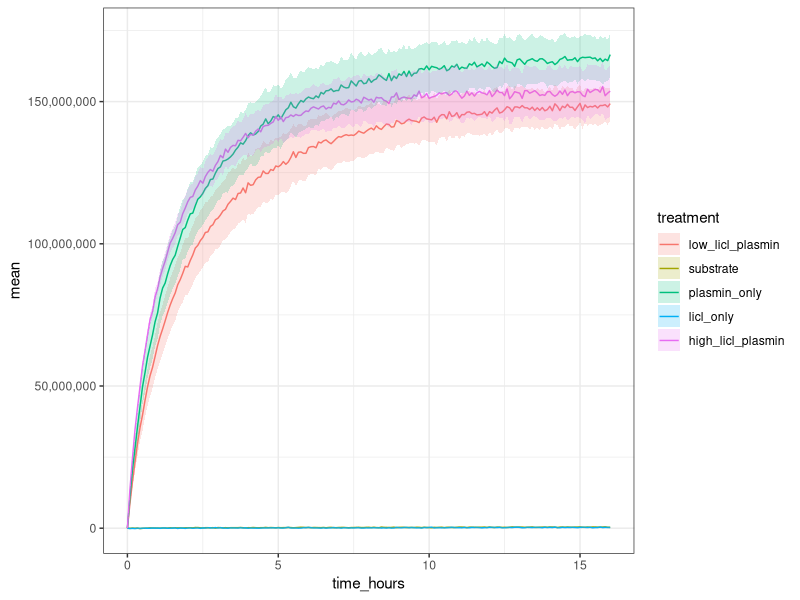

Source code (R):

# data prep ---------------------------------------------------------------
library(tidyverse)
library(readxl)
rep_1 <- read_excel("rep1.xls") 
rep_2 <- read_excel("rep2redo.xls")
rep_3 <- read_excel("rep3.xls")

#rep 1 25/9
rep1_data<- rep_1 %>% as.data.frame() %>% 
  pivot_longer(cols = -`Cycle(Seconds)/Well`, names_to= "well", values_to= "fluorescence")

rep1_data$well<- as.factor(rep1_data$well)

rep1_data <- rep1_data %>%
  mutate(
    treatment = recode(well,
                       A6 = 'substrate', B6 = 'substrate', C6 = 'substrate',
                       A7 = 'plasmin_only', B7 = 'plasmin_only', C7 = 'plasmin_only',
                       A8 = 'licl_only', B8 = 'licl_only', C8 = 'licl_only',
                       A9 = 'high_licl_plasmin', B9 = 'high_licl_plasmin', C9 = 'high_licl_plasmin',
                       A10 = 'low_licl_plasmin', B10 = 'low_licl_plasmin', C10 = 'low_licl_plasmin', # A11 high plasmin
                       .default = NA_character_
    )
  ) %>%
  filter(!is.na(treatment))


# ggplot(data = rep1_data, aes(x=`Cycle(Seconds)/Well`, y = fluorescence, color= well)) + geom_line()



# rep 2 - 25/9
rep2_data<- rep_2 %>% as.data.frame() %>% 
  pivot_longer(cols = -`Cycle(Seconds)/Well`, names_to= "well", values_to= "fluorescence")

rep2_data$well<- as.factor(rep2_data$well)

rep2_data <- rep2_data %>%
  mutate(
    treatment = recode(well,
                       D6 = 'substrate', D7 = 'substrate', D8 = 'substrate',
                       E7 = 'plasmin_only', E8 = 'plasmin_only',  # E6 excluded
                       F6 = 'licl_only', F7 = 'licl_only', F8 = 'licl_only',
                       G7 = 'high_licl_plasmin', G8 = 'high_licl_plasmin',  # G6 excluded
                       H6 = 'low_licl_plasmin', H7 = 'low_licl_plasmin', H8 = 'low_licl_plasmin',
                       .default = NA_character_
    )
  ) %>%
  filter(!is.na(treatment))
# H5 high plasmin

# mean_rep2<- rep2_data %>% group_by(treatment, `Cycle(Seconds)/Well`) %>% 
#   summarise(mean_fluoro= mean(fluorescence),
#             sd_fluoro= sd(fluorescence),
#             se_fluoro= sd_fluoro / sqrt(n()))

# rep2plot<- ggplot(rep2_data, aes(x=`Cycle(Seconds)/Well`, y = fluorescence, color= well))+
#  geom_line()
# 
# ggplotly(rep2plot)

# rep 3
rep3_data<- rep_3 %>% as.data.frame() %>% 
  pivot_longer(cols = -`Cycle(Seconds)/Well`, names_to= "well", values_to= "fluorescence")

rep3_data$well<- as.factor(rep3_data$well)

rep3_data <- rep3_data %>%
  mutate(
    treatment = recode(well,
                       D10 = 'substrate', D11 = 'substrate', D12 = 'substrate',
                       E10 = 'plasmin_only', E11 = 'plasmin_only', E12 = 'plasmin_only',
                       F10 = 'licl_only', F11 = 'licl_only', F12 = 'licl_only',
                       G10 = 'high_licl_plasmin', G11 = 'high_licl_plasmin', G12 = 'high_licl_plasmin',
                       H10 = 'low_licl_plasmin', H11 = 'low_licl_plasmin', H12 = 'low_licl_plasmin',
                       .default = NA_character_
    )
  ) %>%
  filter(!is.na(treatment))


# rep3plot<- ggplot(rep3_data, aes(x=`Cycle(Seconds)/Well`, y = fluorescence, color= well))+
#   geom_line() 
# 
# ggplotly(rep3plot)


# Combining data ----------------------------------------------------------

# Should normalise treatments at time zero for each experiment





norm1 <- rep1_data %>%
  group_by(well) %>%
  mutate(
    baseline =fluorescence[`Cycle(Seconds)/Well` == 0][1],
    fl_norm = fluorescence - baseline
  ) %>%
  ungroup()

norm2 <- rep2_data %>%
  group_by(well) %>%
  mutate(
    baseline =fluorescence[`Cycle(Seconds)/Well` == 0][1],
    fl_norm = fluorescence - baseline
  ) %>%
  ungroup()

norm3 <- rep3_data %>%
  group_by(well) %>%
  mutate(
    baseline =fluorescence[`Cycle(Seconds)/Well` == 0][1],
    fl_norm = fluorescence - baseline
  ) %>%
  ungroup()


# combine, change x axis to hours
combined<- rbind(norm1, norm2, norm3) %>%   mutate(time_hours = `Cycle(Seconds)/Well` / 3600) %>% 
  mutate(time_hours = round(time_hours, 3))



plot<- combined %>%  group_by(treatment, time_hours) %>% 
  summarise(mean= mean(fl_norm),
    sd_fluoro= sd(fl_norm),
    se_fluoro= sd_fluoro / sqrt(n()))



ggplot(plot, 
       aes(x=time_hours, y = mean, group= treatment, colour= treatment))+ geom_line() + 
  geom_ribbon(
    data= plot, 
    aes(x= time_hours, ymin= mean-se_fluoro, ymax= mean+se_fluoro, fill=treatment), alpha= 0.2, colour= NA) + 
  theme_bw()+
  scale_y_continuous(labels=scales::comma)


aov(data= plot, mean ~ treatment)
TukeyHSD(aov(data= plot, mean ~ treatment))
